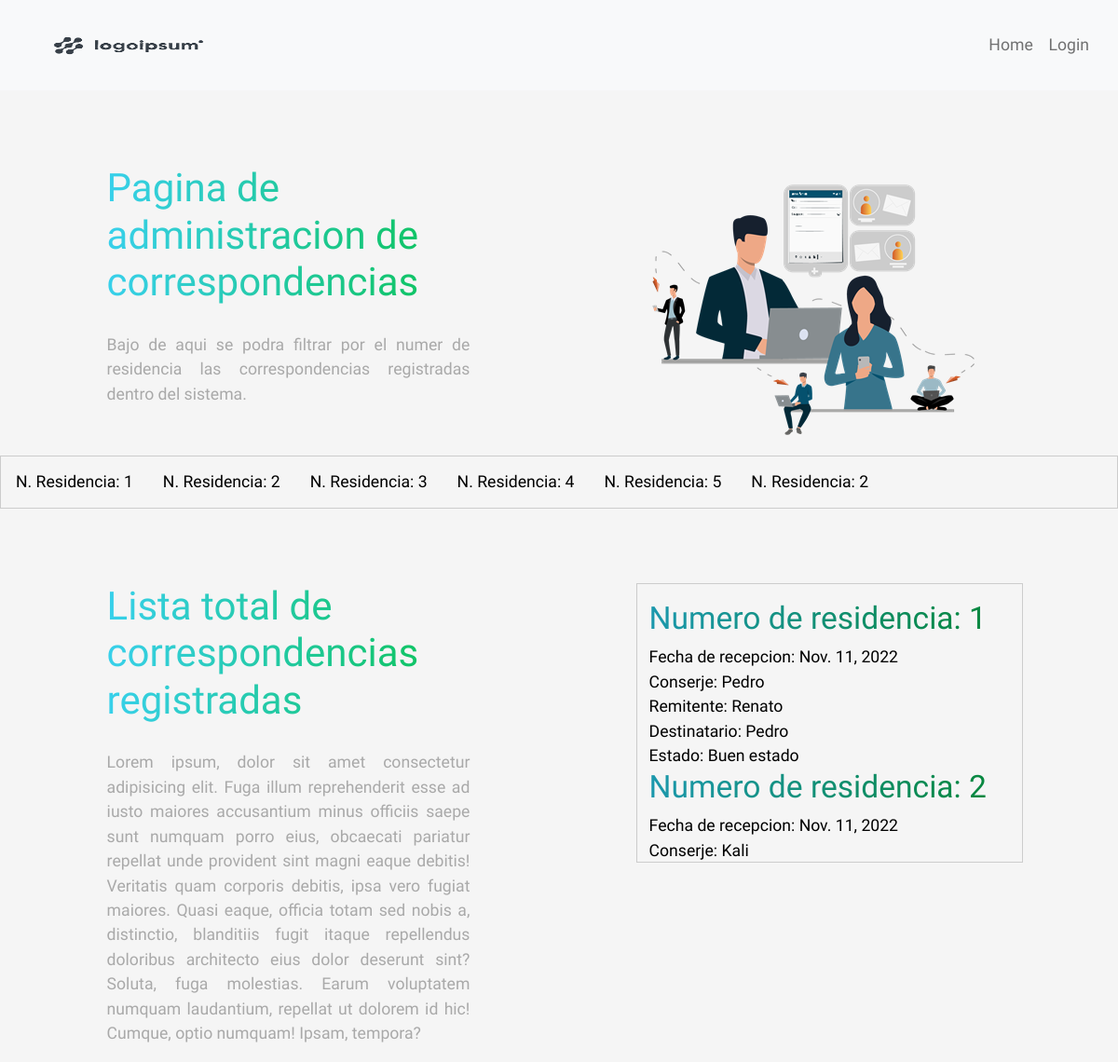
Before: / with the older database file.
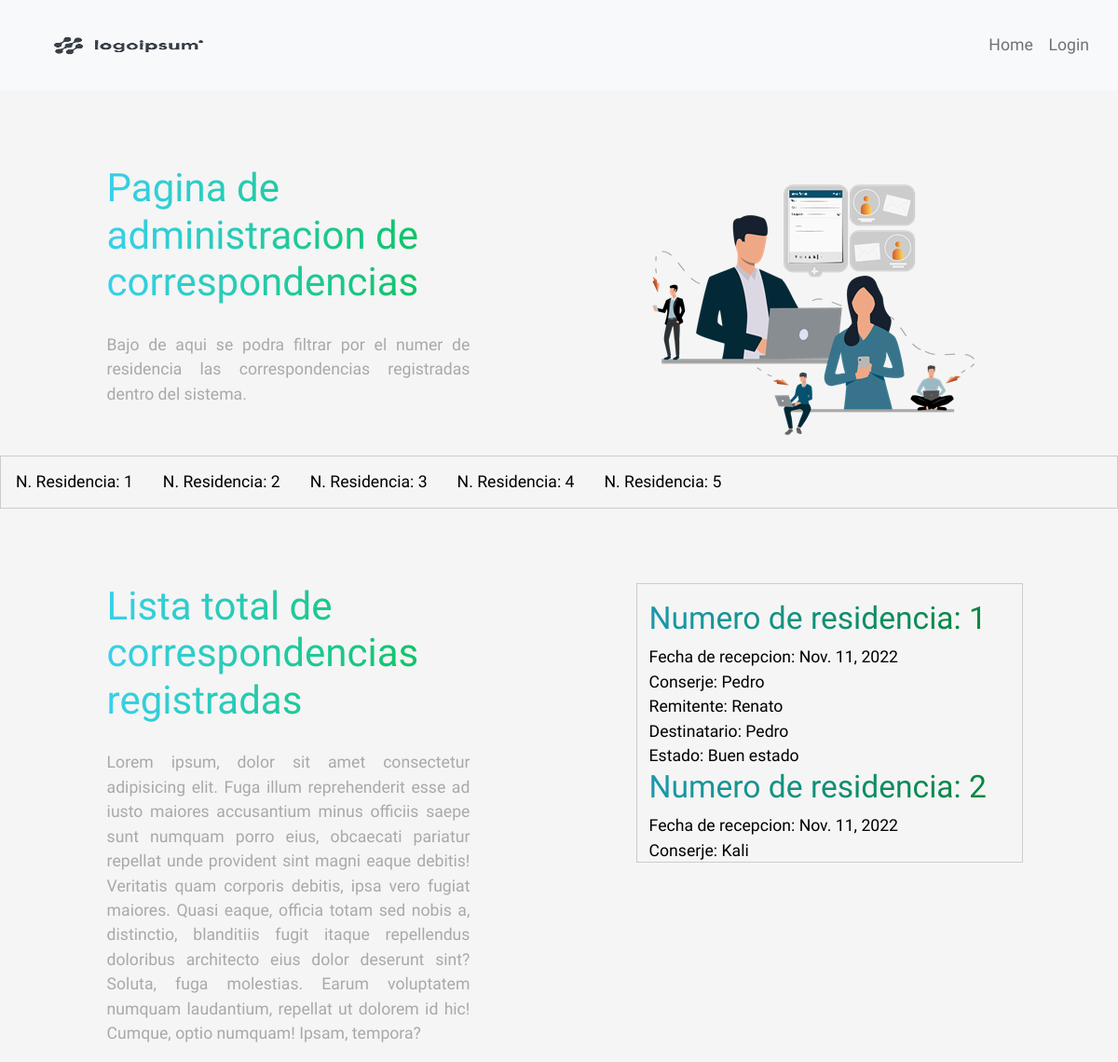
After: the same page with the newer database file.
### core/models.py (models this page shows)
class Correspondencia(models.Model):
    Fecha_recepcion = models.DateField(null=True, blank=True)
    conserje = models.ForeignKey(Conserje, on_delete=models.CASCADE)
    remitente = models.CharField(max_length=50)
    destinatario = models.CharField(max_length=50)
    estados = [
        ('Buen estado', 'Buen estado'),
        ('Poco dañado', 'Poco dañado'),
        ('Mal estado','Mal estado'),
    ]
    Estado = models.CharField(max_length=15,
        choices=estados,
        default='Buen estado')
    NroResidencia = models.ForeignKey(Residencia, on_delete=models.CASCADE)

class Residencia(models.Model):
    NRO = models.IntegerField(primary_key=True)
    Owner = models.CharField(max_length=50)
    Telefono = models.IntegerField()
    Mail = models.CharField(max_length=70)

class Conserje(models.Model):
    Nombre = models.CharField(max_length=30)
    Apellido = models.CharField(max_length=30)
    Fono = models.IntegerField()

### core/views.py (the view)
# urls.py: 2. Add a URL to urlpatterns:  path('', views.home, name='home')
def home(request):
    correspondencia = Correspondencia.objects.all()
    context = {'correspondencia': correspondencia}
    return render(request, "core/body.html", context)

### core/templates/core/body.html (shortened to what this page needs)
{% extends 'core/home.html' %}
{% load static %}
{% block intro %}
<div class="container">
    <div class="row">
        <div class="col-xs-12 col-md-5 col-lg-5 col-xl-5">
            <h1>Pagina de administracion de correspondencias</h1>
            <p style="padding-top:20px; text-align: justify;">Bajo de aqui se podra filtrar por el numer de residencia las correspondencias registradas dentro del sistema.</p>
        </div>
        <div class="col-md-2 col-lg-2 col-xl-2"></div>
        <div class="col-xs-12 col-md-5 col-lg-5 col-xl-5">
        <img
        src="{% static 'core/img/gestion-de-correspondencia.png' %}" class="img-fluid" alt="logoinformatica">
        </div>
    </div>
</div>
{% endblock intro %}
{% block correspondencias %}
    <div class="tab">
        {% for i in correspondencia%}
        <button class="tablinks" onclick="openTab(event, '{{i.NroResidencia.NRO}}')">N. Residencia:
            {{i.NroResidencia.NRO}}</button>
        {% endfor %}
    </div>
    <div class="container">
        <div class="row">
            <div class="col-xs-12 col-md-5 col-lg-5 col-xl-5">
                <h1>Lista total de correspondencias registradas</h1>
                <p style="padding-top:20px; text-align: justify;">Lorem ipsum, dolor sit amet consectetur adipisicing elit. Fuga illum reprehenderit esse ad iusto maiores accusantium minus officiis saepe sunt numquam porro eius, obcaecati pariatur repellat unde provident sint magni eaque debitis! Veritatis quam corporis debitis, ipsa vero fugiat maiores. Quasi eaque, officia totam sed nobis a, distinctio, blanditiis fugit itaque repellendus doloribus architecto eius dolor deserunt sint? Soluta, fuga molestias. Earum voluptatem numquam laudantium, repellat ut dolorem id hic! Cumque, optio numquam! Ipsam, tempora?</p>
            </div>
            <div class="col-md-2 col-lg-2 col-xl-2"></div>
            <div class="col-xs-12 col-md-5 col-lg-5 col-xl-5" id="lista">
                <p>
                    {% for i in correspondencia%}
                    <h2>Numero de residencia: {{i.NroResidencia.NRO}}</h2>
                    Fecha de recepcion: {{i.Fecha_recepcion}} <br>
                    Conserje: {{i.conserje.Nombre}} <br>
                    Remitente: {{i.remitente}} <br>
                    Destinatario: {{i.destinatario}} <br>
                    Estado: {{i.Estado}} <br>
                    {% endfor %}
                </p>
            </div>
        </div>
    </div>
{% endblock correspondencias %}

### core/templates/core/home.html (shortened to what this page needs)
<!DOCTYPE html>
<html lang="en">
<head>
    {% load static %}
    <link rel="stylesheet" href="{% static 'core/css/bootstrap.css' %}">
    <link rel="stylesheet" href="{% static 'core/css/style.css' %}">
</head>
<body>
    <nav class="navbar navbar-expand-lg bg-light">
        <div class="container-fluid">
            <a class="navbar-brand" href="" style="padding-left: 20px ;">
                <img src="{% static 'core/img/loremlogo.png' %}" alt="logo" style="height:70px ; width: 210px;">
            </a>
            <div class="collapse navbar-collapse justify-content-end" id="navbarSupportedContent">
                <ul class="navbar-nav ms-auto" style="padding-right: 10px ;">
                    <li class="nav-item">
                        <a class="nav-link" href="{% url 'home' %}">Home</a>
                    </li>
                    <li class="nav-item">
                        <a class="nav-link" href="http://127.0.0.1:8000/admin/">Login</a>
                    </li>
                </ul>
            </div>
        </div>
    </nav>
    {% block intro %}
    {% endblock intro %}
    {% block correspondencias %}
    {% endblock correspondencias %}
</body>
</html>

### core/static/core/css/style.css (style rules this page uses)
:root, body { font-family: 'Roboto Condensed', sans-serif; background: whitesmoke; color:black; font-size: 1.05rem; }
html { scroll-behavior: smooth; }
.container { max-width: 83vw; max-height: 75vh; padding-top: 10vh; }
h1 { background: linear-gradient(to right, rgb(56, 208, 235), rgb(10, 194, 81)); -webkit-background-clip: text; -webkit-text-fill-color: transparent; }
h2,h3,h4 { background: linear-gradient(to right, rgb(28, 152, 173), rgb(6, 134, 55)); -webkit-background-clip: text; -webkit-text-fill-color: transparent; }
p { color: darkgrey; }
.tab { overflow: hidden; border: 1px solid #ccc; background-color: whitesmoke; }
.tab button { background-color: inherit; float: left; border: none; outline: none; cursor: pointer; padding: 14px 16px; transition: 0.3s; }
#lista { border: 1px solid #ccc; background-color: whitesmoke; height: 300px; overflow: scroll; }

Changed rows visible on the page:
removed Correspondencia: NroResidencia.NRO "2", shown under "Pagina de administracion de correspondencias"
